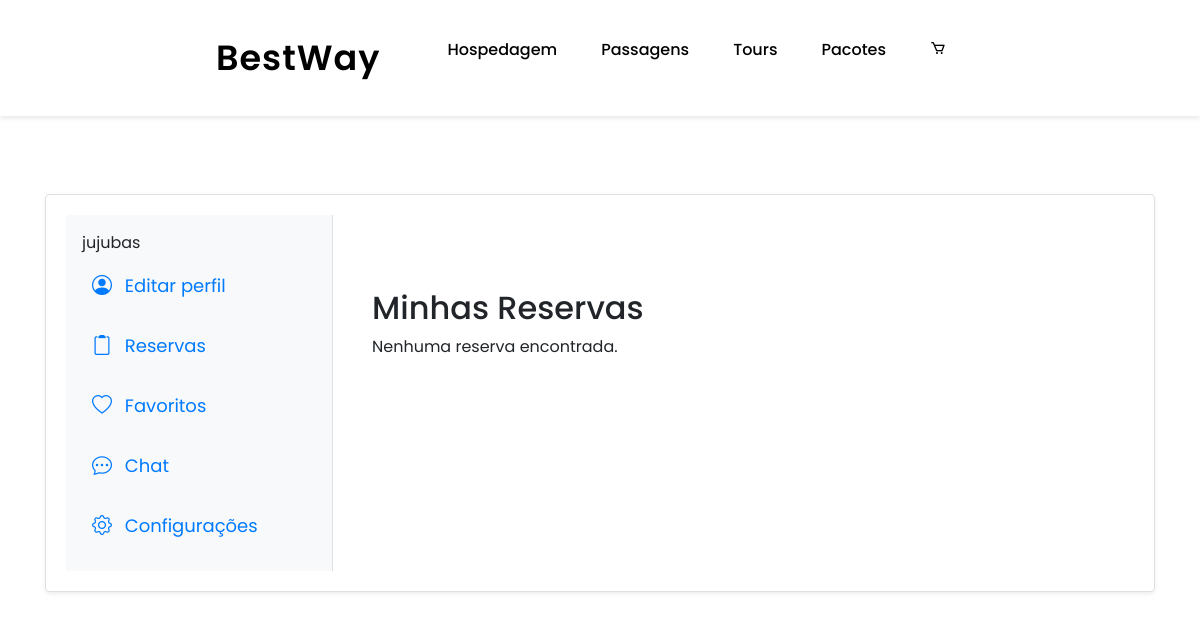
/public/reservas.php (signed in), run on an earlier commit of the app's database.
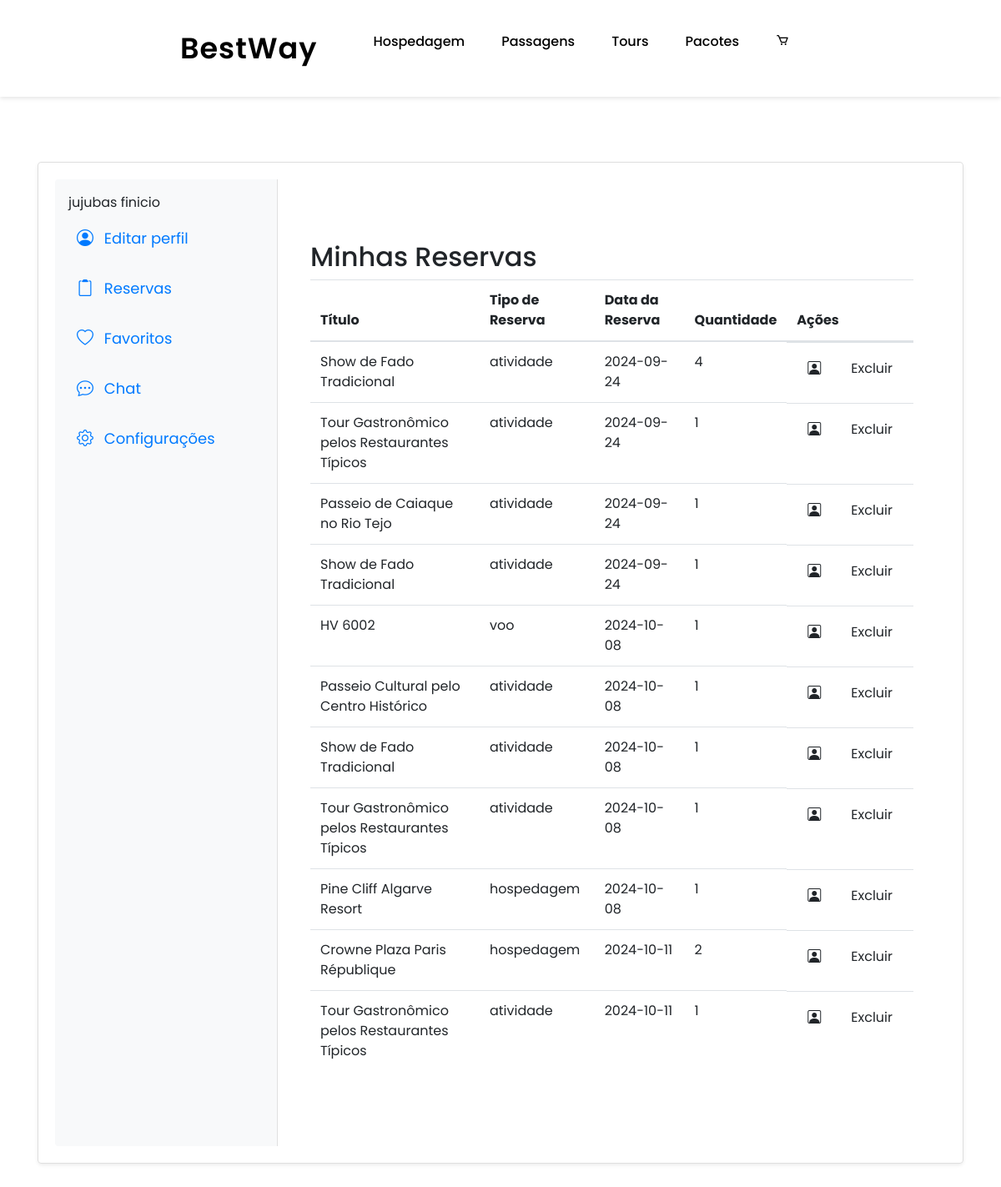
And on a later commit of the database.
### tables this page shows
CREATE TABLE `t_user` (
  `id` int(11) NOT NULL,
  `nick` varchar(20) NOT NULL,
  `nome` varchar(100) NOT NULL,
  `email` varchar(50) NOT NULL,
  `nome_marca` varchar(150) NOT NULL,
  `biografia` text DEFAULT NULL,
  `data_nasc` varchar(10) DEFAULT NULL,
  `pass` varchar(255) NOT NULL,
  `foto` varchar(50) DEFAULT NULL,
  `tipo_user` int(11) NOT NULL DEFAULT 0
);

CREATE TABLE `t_reservas` (
  `id` int(11) NOT NULL,
  `item_id` int(11) NOT NULL,
  `user_id` int(11) NOT NULL,
  `tipo_reserva` enum('atividade','voo','hospedagem','pacote') NOT NULL,
  `data_reserva` date NOT NULL,
  `quantidade` int(11) NOT NULL
);

### config/valida.php (called while the page is built, shortened)
    <?php
include 'liga_bd.php';
$id_user = $_SESSION['id'];
$sql = "SELECT tipo_user FROM t_user WHERE id = ?";
$stmt = $ligacao->prepare($sql);
$stmt->bind_param("i", $id_user);
$stmt->execute();
$result = $stmt->get_result();
    ?>

### public/reservas.php (the view, shortened to what the changed rows need)
<?php
include '../config/valida.php';
include '../config/liga_bd.php';
$user_id = $_SESSION['id'];
$sql_user = "SELECT nome FROM t_user WHERE id = ?";
$stmt_user = $ligacao->prepare($sql_user);
$stmt_user->bind_param("i", $user_id);
$stmt_user->execute();
$result_user = $stmt_user->get_result();
$linha = $result_user->fetch_assoc();
$sql = "SELECT r.id, r.item_id, r.tipo_reserva, r.data_reserva, r.quantidade,
        CASE
            WHEN r.tipo_reserva = 'atividade' THEN (SELECT id_user FROM t_artigo WHERE id = r.item_id)
            WHEN r.tipo_reserva = 'hospedagem' THEN (SELECT id_user FROM t_hospedagem WHERE id = r.item_id)
            WHEN r.tipo_reserva = 'voo' THEN (SELECT id_user FROM t_voos WHERE id = r.item_id)
        END AS vendedor_id,
        CASE
            WHEN r.tipo_reserva = 'atividade' THEN (SELECT titulo FROM t_artigo WHERE id = r.item_id)
            WHEN r.tipo_reserva = 'hospedagem' THEN (SELECT nome FROM t_hospedagem WHERE id = r.item_id)
            WHEN r.tipo_reserva = 'voo' THEN (SELECT flight_number FROM t_voos WHERE id = r.item_id)
        END AS titulo
        FROM t_reservas r
        WHERE r.user_id = ?";
$stmt = $ligacao->prepare($sql);
$stmt->bind_param("i", $user_id);
$stmt->execute();
$result = $stmt->get_result();
?>
<!DOCTYPE html>
<html lang="pt">
<head>
    <link rel="stylesheet" href="../assets/css/style.css">
    <link rel="stylesheet" href="../assets/css/styleperfil.css">
    <link href="https://cdn.jsdelivr.net/npm/bootstrap-icons/font/bootstrap-icons.css" rel="stylesheet">
    <link href="https://cdn.jsdelivr.net/npm/bootstrap@4.5.0/dist/css/bootstrap.min.css" rel="stylesheet">
    <link rel="stylesheet" href="https://unpkg.com/boxicons@latest/css/boxicons.min.css">
</head>
<body>
<br><br><br><br><br><br>
<div class="container light-style flex-grow-1 container-p-y">
    <div class="card shadow-sm rounded-lg">
        <div class="row no-gutters">
            <div class="col-md-3 p-3 bg-light rounded-left menu-container">
                <nav class="menu">
                    <?php echo htmlspecialchars($linha['nome']); ?>
                    <a class="menu-item" href="perfil.php#account-general"><i class="bi bi-person-circle"></i> Editar perfil</a>
                    <a class="menu-item" href="reservas.php"><i class="bi bi-clipboard2"></i> Reservas</a>
                    <a class="menu-item" href="favoritos.php"><i class="bi bi-heart"></i> Favoritos</a>
                    <a class="menu-item" href="chat2.php"><i class="bi bi-chat-dots"></i> Chat</a>
                    <a class="menu-item" href="configuracoes.php"><i class="bi bi-gear"></i> Configurações</a>
                </nav>
            </div>
            <div class="col-md-9 p-4">
                <div class="container light-style">
                    <h2>Minhas Reservas</h2>
                    <?php if (isset($result) && $result->num_rows > 0): ?>
                        <table class="table table-hover">
                            <thead>
                                <tr>
                                    <th>Título</th>
                                    <th>Tipo de Reserva</th>
                                    <th>Data da Reserva</th>
                                    <th>Quantidade</th>
                                    <th>Ações</th>
                                </tr>
                            </thead>
                            <tbody>
                            <?php while ($row = $result->fetch_assoc()): ?>
                                <tr>
                                    <td><?php echo htmlspecialchars($row['titulo']); ?></td>
                                    <td><?php echo htmlspecialchars($row['tipo_reserva']); ?></td>
                                    <td><?php echo htmlspecialchars($row['data_reserva']); ?></td>
                                    <td><?php echo htmlspecialchars($row['quantidade']); ?></td>
                                    <td style="display: flex; gap: 10px;">
                                        <a href="perfil_vendedor.php?user_id=<?php echo htmlspecialchars($row['vendedor_id']); ?>" class="btn "><i class="bi bi-person-square"></i></a>
                                        <button type="button" class="btn btn-delete" data-toggle="modal" data-target="#confirmDeleteModal" data-reserva-id="<?php echo $row['id']; ?>">
                                            Excluir
                                        </button>
                                    </td>
                                </tr>
                            <?php endwhile; ?>
                            </tbody>
                        </table>
                    <?php else: ?>
                        <p>Nenhuma reserva encontrada.</p>
                    <?php endif; ?>
                </div>
            </div>
        </div>
    </div>
</div>
</body>
</html>

What changed in the data, as far as the page shows it:
changed t_user: nome "jujubas" → "jujubas finicio"
added t_reservas: titulo "Show de Fado Tradicional", tipo_reserva "atividade", data_reserva "2024-09-24", quantidade "4"
added t_reservas: titulo "Tour Gastronômico pelos Restaurantes Típicos", tipo_reserva "atividade", data_reserva "2024-09-24", quantidade "1"
added t_reservas: titulo "Passeio de Caiaque no Rio Tejo", tipo_reserva "atividade", data_reserva "2024-09-24", quantidade "1"
added t_reservas: titulo "Show de Fado Tradicional", tipo_reserva "atividade", data_reserva "2024-09-24", quantidade "1"
added t_reservas: titulo "HV 6002", tipo_reserva "voo", data_reserva "2024-10-08", quantidade "1"
added t_reservas: titulo "Passeio Cultural pelo Centro Histórico", tipo_reserva "atividade", data_reserva "2024-10-08", quantidade "1"
added t_reservas: titulo "Show de Fado Tradicional", tipo_reserva "atividade", data_reserva "2024-10-08", quantidade "1"
added t_reservas: titulo "Tour Gastronômico pelos Restaurantes Típicos", tipo_reserva "atividade", data_reserva "2024-10-08", quantidade "1"
added t_reservas: titulo "Pine Cliff Algarve Resort", tipo_reserva "hospedagem", data_reserva "2024-10-08", quantidade "1"
added t_reservas: titulo "Crowne Plaza Paris République", tipo_reserva "hospedagem", data_reserva "2024-10-11", quantidade "2"
added t_reservas: titulo "Tour Gastronômico pelos Restaurantes Típicos", tipo_reserva "atividade", data_reserva "2024-10-11", quantidade "1"
Also different on the page:
text no longer shown: "Nenhuma reserva encontrada."
text now shown: "Título Tipo de Reserva Data da Reserva Quantidade Ações"
